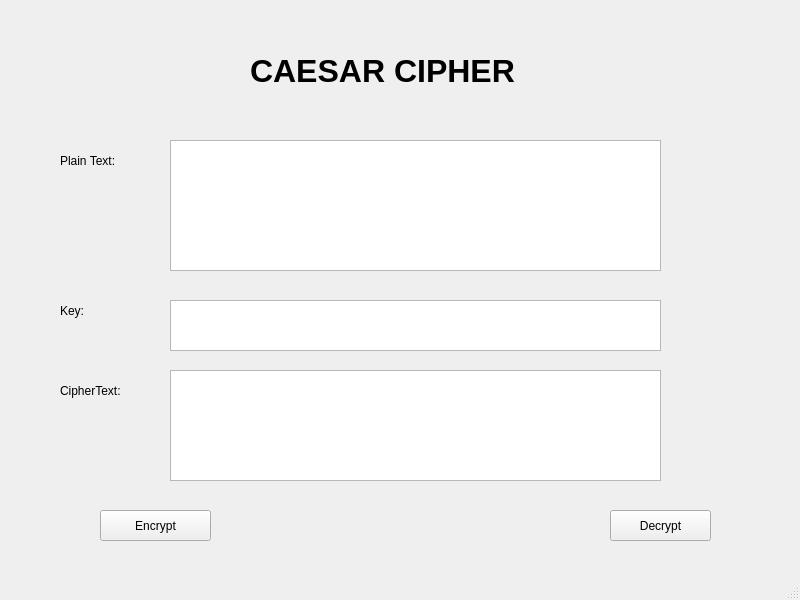
<?xml version="1.0" encoding="UTF-8"?>
<ui version="4.0">
 <class>MainWindow</class>
 <widget class="QMainWindow" name="MainWindow">
  <property name="geometry">
   <rect>
    <x>0</x>
    <y>0</y>
    <width>800</width>
    <height>600</height>
   </rect>
  </property>
  <property name="windowTitle">
   <string>MainWindow</string>
  </property>
  <widget class="QWidget" name="centralwidget">
   <widget class="QPushButton" name="pushButton">
    <property name="geometry">
     <rect>
      <x>100</x>
      <y>510</y>
      <width>111</width>
      <height>31</height>
     </rect>
    </property>
    <property name="text">
     <string>Encrypt</string>
    </property>
   </widget>
   <widget class="QPushButton" name="pushButton_2">
    <property name="geometry">
     <rect>
      <x>610</x>
      <y>510</y>
      <width>101</width>
      <height>31</height>
     </rect>
    </property>
    <property name="text">
     <string>Decrypt</string>
    </property>
   </widget>
   <widget class="QLabel" name="label_2">
    <property name="geometry">
     <rect>
      <x>60</x>
      <y>150</y>
      <width>81</width>
      <height>21</height>
     </rect>
    </property>
    <property name="minimumSize">
     <size>
      <width>0</width>
      <height>21</height>
     </size>
    </property>
    <property name="maximumSize">
     <size>
      <width>16777215</width>
      <height>21</height>
     </size>
    </property>
    <property name="text">
     <string>Plain Text:</string>
    </property>
   </widget>
   <widget class="QPlainTextEdit" name="plainTextEdit">
    <property name="geometry">
     <rect>
      <x>170</x>
      <y>300</y>
      <width>491</width>
      <height>51</height>
     </rect>
    </property>
   </widget>
   <widget class="QPlainTextEdit" name="plainTextEdit_2">
    <property name="geometry">
     <rect>
      <x>170</x>
      <y>370</y>
      <width>491</width>
      <height>111</height>
     </rect>
    </property>
   </widget>
   <widget class="QPlainTextEdit" name="plainTextEdit_3">
    <property name="geometry">
     <rect>
      <x>170</x>
      <y>140</y>
      <width>491</width>
      <height>131</height>
     </rect>
    </property>
   </widget>
   <widget class="QLabel" name="label_3">
    <property name="geometry">
     <rect>
      <x>60</x>
      <y>300</y>
      <width>81</width>
      <height>21</height>
     </rect>
    </property>
    <property name="minimumSize">
     <size>
      <width>0</width>
      <height>21</height>
     </size>
    </property>
    <property name="maximumSize">
     <size>
      <width>16777215</width>
      <height>21</height>
     </size>
    </property>
    <property name="text">
     <string>Key:</string>
    </property>
   </widget>
   <widget class="QLabel" name="label_4">
    <property name="geometry">
     <rect>
      <x>60</x>
      <y>380</y>
      <width>81</width>
      <height>21</height>
     </rect>
    </property>
    <property name="minimumSize">
     <size>
      <width>0</width>
      <height>21</height>
     </size>
    </property>
    <property name="maximumSize">
     <size>
      <width>16777215</width>
      <height>21</height>
     </size>
    </property>
    <property name="text">
     <string>CipherText:</string>
    </property>
   </widget>
   <widget class="QLabel" name="label">
    <property name="geometry">
     <rect>
      <x>250</x>
      <y>30</y>
      <width>361</width>
      <height>81</height>
     </rect>
    </property>
    <property name="font">
     <font>
      <pointsize>24</pointsize>
      <weight>75</weight>
      <bold>true</bold>
     </font>
    </property>
    <property name="text">
     <string>CAESAR CIPHER</string>
    </property>
   </widget>
  </widget>
  <widget class="QMenuBar" name="menubar">
   <property name="geometry">
    <rect>
     <x>0</x>
     <y>0</y>
     <width>800</width>
     <height>21</height>
    </rect>
   </property>
  </widget>
  <widget class="QStatusBar" name="statusbar"/>
 </widget>
 <resources/>
 <connections/>
</ui>
